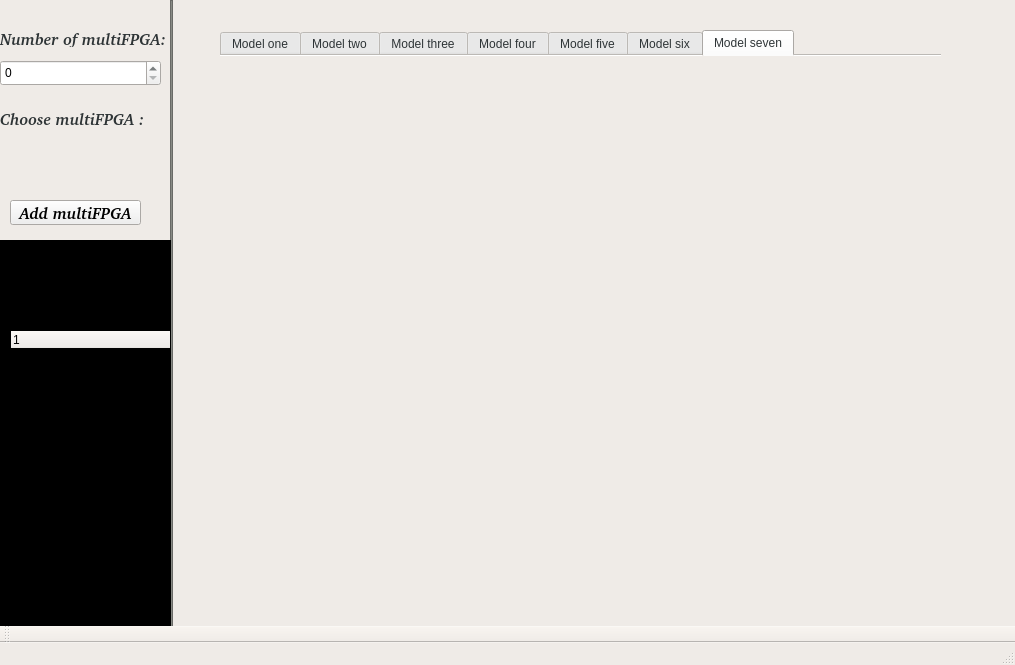
<?xml version="1.0" encoding="UTF-8"?>
<ui version="4.0">
 <class>MainWindow</class>
 <widget class="QMainWindow" name="MainWindow">
  <property name="geometry">
   <rect>
    <x>0</x>
    <y>0</y>
    <width>1015</width>
    <height>665</height>
   </rect>
  </property>
  <property name="palette">
   <palette>
    <active>
     <colorrole role="WindowText">
      <brush brushstyle="SolidPattern">
       <color alpha="255">
        <red>46</red>
        <green>52</green>
        <blue>54</blue>
       </color>
      </brush>
     </colorrole>
     <colorrole role="Base">
      <brush brushstyle="SolidPattern">
       <color alpha="255">
        <red>255</red>
        <green>255</green>
        <blue>255</blue>
       </color>
      </brush>
     </colorrole>
     <colorrole role="Window">
      <brush brushstyle="SolidPattern">
       <color alpha="255">
        <red>239</red>
        <green>235</green>
        <blue>231</blue>
       </color>
      </brush>
     </colorrole>
    </active>
    <inactive>
     <colorrole role="WindowText">
      <brush brushstyle="SolidPattern">
       <color alpha="255">
        <red>46</red>
        <green>52</green>
        <blue>54</blue>
       </color>
      </brush>
     </colorrole>
     <colorrole role="Base">
      <brush brushstyle="SolidPattern">
       <color alpha="255">
        <red>255</red>
        <green>255</green>
        <blue>255</blue>
       </color>
      </brush>
     </colorrole>
     <colorrole role="Window">
      <brush brushstyle="SolidPattern">
       <color alpha="255">
        <red>239</red>
        <green>235</green>
        <blue>231</blue>
       </color>
      </brush>
     </colorrole>
    </inactive>
    <disabled>
     <colorrole role="WindowText">
      <brush brushstyle="SolidPattern">
       <color alpha="255">
        <red>190</red>
        <green>190</green>
        <blue>190</blue>
       </color>
      </brush>
     </colorrole>
     <colorrole role="Base">
      <brush brushstyle="SolidPattern">
       <color alpha="255">
        <red>239</red>
        <green>235</green>
        <blue>231</blue>
       </color>
      </brush>
     </colorrole>
     <colorrole role="Window">
      <brush brushstyle="SolidPattern">
       <color alpha="255">
        <red>239</red>
        <green>235</green>
        <blue>231</blue>
       </color>
      </brush>
     </colorrole>
    </disabled>
   </palette>
  </property>
  <property name="windowTitle">
   <string>MainWindow</string>
  </property>
  <widget class="QWidget" name="centralWidget">
   <widget class="QTextEdit" name="textEdit">
    <property name="enabled">
     <bool>false</bool>
    </property>
    <property name="geometry">
     <rect>
      <x>170</x>
      <y>0</y>
      <width>3</width>
      <height>700</height>
     </rect>
    </property>
    <property name="palette">
     <palette>
      <active>
       <colorrole role="WindowText">
        <brush brushstyle="SolidPattern">
         <color alpha="255">
          <red>136</red>
          <green>138</green>
          <blue>133</blue>
         </color>
        </brush>
       </colorrole>
       <colorrole role="Text">
        <brush brushstyle="SolidPattern">
         <color alpha="255">
          <red>136</red>
          <green>138</green>
          <blue>133</blue>
         </color>
        </brush>
       </colorrole>
       <colorrole role="Base">
        <brush brushstyle="SolidPattern">
         <color alpha="255">
          <red>255</red>
          <green>255</green>
          <blue>255</blue>
         </color>
        </brush>
       </colorrole>
       <colorrole role="Window">
        <brush brushstyle="SolidPattern">
         <color alpha="255">
          <red>136</red>
          <green>138</green>
          <blue>133</blue>
         </color>
        </brush>
       </colorrole>
      </active>
      <inactive>
       <colorrole role="WindowText">
        <brush brushstyle="SolidPattern">
         <color alpha="255">
          <red>136</red>
          <green>138</green>
          <blue>133</blue>
         </color>
        </brush>
       </colorrole>
       <colorrole role="Text">
        <brush brushstyle="SolidPattern">
         <color alpha="255">
          <red>136</red>
          <green>138</green>
          <blue>133</blue>
         </color>
        </brush>
       </colorrole>
       <colorrole role="Base">
        <brush brushstyle="SolidPattern">
         <color alpha="255">
          <red>255</red>
          <green>255</green>
          <blue>255</blue>
         </color>
        </brush>
       </colorrole>
       <colorrole role="Window">
        <brush brushstyle="SolidPattern">
         <color alpha="255">
          <red>136</red>
          <green>138</green>
          <blue>133</blue>
         </color>
        </brush>
       </colorrole>
      </inactive>
      <disabled>
       <colorrole role="WindowText">
        <brush brushstyle="SolidPattern">
         <color alpha="255">
          <red>190</red>
          <green>190</green>
          <blue>190</blue>
         </color>
        </brush>
       </colorrole>
       <colorrole role="Text">
        <brush brushstyle="SolidPattern">
         <color alpha="255">
          <red>190</red>
          <green>190</green>
          <blue>190</blue>
         </color>
        </brush>
       </colorrole>
       <colorrole role="Base">
        <brush brushstyle="SolidPattern">
         <color alpha="255">
          <red>136</red>
          <green>138</green>
          <blue>133</blue>
         </color>
        </brush>
       </colorrole>
       <colorrole role="Window">
        <brush brushstyle="SolidPattern">
         <color alpha="255">
          <red>136</red>
          <green>138</green>
          <blue>133</blue>
         </color>
        </brush>
       </colorrole>
      </disabled>
     </palette>
    </property>
    <property name="tabStopWidth">
     <number>80</number>
    </property>
   </widget>
   <widget class="QLabel" name="label_2">
    <property name="geometry">
     <rect>
      <x>0</x>
      <y>110</y>
      <width>171</width>
      <height>17</height>
     </rect>
    </property>
    <property name="font">
     <font>
      <family>Bitstream Charter</family>
      <pointsize>12</pointsize>
      <weight>75</weight>
      <italic>true</italic>
      <bold>true</bold>
     </font>
    </property>
    <property name="text">
     <string>Choose multiFPGA :</string>
    </property>
   </widget>
   <widget class="QTextEdit" name="confgInfo">
    <property name="geometry">
     <rect>
      <x>0</x>
      <y>240</y>
      <width>171</width>
      <height>461</height>
     </rect>
    </property>
    <property name="palette">
     <palette>
      <active>
       <colorrole role="WindowText">
        <brush brushstyle="SolidPattern">
         <color alpha="255">
          <red>0</red>
          <green>0</green>
          <blue>0</blue>
         </color>
        </brush>
       </colorrole>
       <colorrole role="Mid">
        <brush brushstyle="SolidPattern">
         <color alpha="255">
          <red>239</red>
          <green>235</green>
          <blue>231</blue>
         </color>
        </brush>
       </colorrole>
       <colorrole role="Text">
        <brush brushstyle="SolidPattern">
         <color alpha="255">
          <red>138</red>
          <green>226</green>
          <blue>52</blue>
         </color>
        </brush>
       </colorrole>
       <colorrole role="Base">
        <brush brushstyle="SolidPattern">
         <color alpha="255">
          <red>0</red>
          <green>0</green>
          <blue>0</blue>
         </color>
        </brush>
       </colorrole>
       <colorrole role="Window">
        <brush brushstyle="SolidPattern">
         <color alpha="255">
          <red>0</red>
          <green>0</green>
          <blue>0</blue>
         </color>
        </brush>
       </colorrole>
      </active>
      <inactive>
       <colorrole role="WindowText">
        <brush brushstyle="SolidPattern">
         <color alpha="255">
          <red>0</red>
          <green>0</green>
          <blue>0</blue>
         </color>
        </brush>
       </colorrole>
       <colorrole role="Mid">
        <brush brushstyle="SolidPattern">
         <color alpha="255">
          <red>239</red>
          <green>235</green>
          <blue>231</blue>
         </color>
        </brush>
       </colorrole>
       <colorrole role="Text">
        <brush brushstyle="SolidPattern">
         <color alpha="255">
          <red>138</red>
          <green>226</green>
          <blue>52</blue>
         </color>
        </brush>
       </colorrole>
       <colorrole role="Base">
        <brush brushstyle="SolidPattern">
         <color alpha="255">
          <red>0</red>
          <green>0</green>
          <blue>0</blue>
         </color>
        </brush>
       </colorrole>
       <colorrole role="Window">
        <brush brushstyle="SolidPattern">
         <color alpha="255">
          <red>0</red>
          <green>0</green>
          <blue>0</blue>
         </color>
        </brush>
       </colorrole>
      </inactive>
      <disabled>
       <colorrole role="WindowText">
        <brush brushstyle="SolidPattern">
         <color alpha="255">
          <red>190</red>
          <green>190</green>
          <blue>190</blue>
         </color>
        </brush>
       </colorrole>
       <colorrole role="Mid">
        <brush brushstyle="SolidPattern">
         <color alpha="255">
          <red>239</red>
          <green>235</green>
          <blue>231</blue>
         </color>
        </brush>
       </colorrole>
       <colorrole role="Text">
        <brush brushstyle="SolidPattern">
         <color alpha="255">
          <red>190</red>
          <green>190</green>
          <blue>190</blue>
         </color>
        </brush>
       </colorrole>
       <colorrole role="Base">
        <brush brushstyle="SolidPattern">
         <color alpha="255">
          <red>0</red>
          <green>0</green>
          <blue>0</blue>
         </color>
        </brush>
       </colorrole>
       <colorrole role="Window">
        <brush brushstyle="SolidPattern">
         <color alpha="255">
          <red>0</red>
          <green>0</green>
          <blue>0</blue>
         </color>
        </brush>
       </colorrole>
      </disabled>
     </palette>
    </property>
    <property name="font">
     <font>
      <family>Abyssinica SIL</family>
      <pointsize>11</pointsize>
      <weight>50</weight>
      <italic>true</italic>
      <bold>false</bold>
     </font>
    </property>
    <property name="documentTitle">
     <string>Your configuration</string>
    </property>
    <property name="readOnly">
     <bool>true</bool>
    </property>
    <property name="html">
     <string>&lt;!DOCTYPE HTML PUBLIC &quot;-//W3C//DTD HTML 4.0//EN&quot; &quot;http://www.w3.org/TR/REC-html40/strict.dtd&quot;&gt;
&lt;html&gt;&lt;head&gt;&lt;meta name=&quot;qrichtext&quot; content=&quot;1&quot; /&gt;&lt;title&gt;Your configuration&lt;/title&gt;&lt;style type=&quot;text/css&quot;&gt;
p, li { white-space: pre-wrap; }
&lt;/style&gt;&lt;/head&gt;&lt;body style=&quot; font-family:'Abyssinica SIL'; font-size:11pt; font-weight:400; font-style:italic;&quot;&gt;
&lt;p style=&quot;-qt-paragraph-type:empty; margin-top:0px; margin-bottom:0px; margin-left:0px; margin-right:0px; -qt-block-indent:0; text-indent:0px; font-family:'Noto Sans'; font-size:9pt; font-style:normal;&quot;&gt;&lt;br /&gt;&lt;/p&gt;&lt;/body&gt;&lt;/html&gt;</string>
    </property>
    <property name="textInteractionFlags">
     <set>Qt::TextSelectableByMouse</set>
    </property>
    <property name="placeholderText">
     <string/>
    </property>
   </widget>
   <widget class="QLabel" name="background">
    <property name="geometry">
     <rect>
      <x>220</x>
      <y>40</y>
      <width>850</width>
      <height>700</height>
     </rect>
    </property>
    <property name="text">
     <string/>
    </property>
    <property name="pixmap">
     <pixmap>../build-pcd_project1-Desktop_Qt_5_8_0_GCC_64bit-Debug/background.jpg</pixmap>
    </property>
   </widget>
   <widget class="QSpinBox" name="nbMultiFPGA">
    <property name="geometry">
     <rect>
      <x>0</x>
      <y>60</y>
      <width>161</width>
      <height>26</height>
     </rect>
    </property>
    <property name="maximum">
     <number>7</number>
    </property>
   </widget>
   <widget class="QLabel" name="label">
    <property name="geometry">
     <rect>
      <x>0</x>
      <y>30</y>
      <width>171</width>
      <height>17</height>
     </rect>
    </property>
    <property name="font">
     <font>
      <family>Bitstream Charter</family>
      <pointsize>12</pointsize>
      <weight>75</weight>
      <italic>true</italic>
      <bold>true</bold>
     </font>
    </property>
    <property name="text">
     <string>Number of multiFPGA:</string>
    </property>
   </widget>
   <widget class="QTreeWidget" name="treeW_Info">
    <property name="geometry">
     <rect>
      <x>10</x>
      <y>330</y>
      <width>161</width>
      <height>400</height>
     </rect>
    </property>
    <property name="palette">
     <palette>
      <active>
       <colorrole role="WindowText">
        <brush brushstyle="SolidPattern">
         <color alpha="255">
          <red>138</red>
          <green>226</green>
          <blue>52</blue>
         </color>
        </brush>
       </colorrole>
       <colorrole role="Button">
        <brush brushstyle="SolidPattern">
         <color alpha="255">
          <red>239</red>
          <green>235</green>
          <blue>231</blue>
         </color>
        </brush>
       </colorrole>
       <colorrole role="Text">
        <brush brushstyle="SolidPattern">
         <color alpha="255">
          <red>138</red>
          <green>226</green>
          <blue>52</blue>
         </color>
        </brush>
       </colorrole>
       <colorrole role="Base">
        <brush brushstyle="SolidPattern">
         <color alpha="255">
          <red>0</red>
          <green>0</green>
          <blue>0</blue>
         </color>
        </brush>
       </colorrole>
       <colorrole role="Window">
        <brush brushstyle="SolidPattern">
         <color alpha="255">
          <red>0</red>
          <green>0</green>
          <blue>0</blue>
         </color>
        </brush>
       </colorrole>
       <colorrole role="AlternateBase">
        <brush brushstyle="SolidPattern">
         <color alpha="255">
          <red>0</red>
          <green>0</green>
          <blue>0</blue>
         </color>
        </brush>
       </colorrole>
      </active>
      <inactive>
       <colorrole role="WindowText">
        <brush brushstyle="SolidPattern">
         <color alpha="255">
          <red>138</red>
          <green>226</green>
          <blue>52</blue>
         </color>
        </brush>
       </colorrole>
       <colorrole role="Button">
        <brush brushstyle="SolidPattern">
         <color alpha="255">
          <red>239</red>
          <green>235</green>
          <blue>231</blue>
         </color>
        </brush>
       </colorrole>
       <colorrole role="Text">
        <brush brushstyle="SolidPattern">
         <color alpha="255">
          <red>138</red>
          <green>226</green>
          <blue>52</blue>
         </color>
        </brush>
       </colorrole>
       <colorrole role="Base">
        <brush brushstyle="SolidPattern">
         <color alpha="255">
          <red>0</red>
          <green>0</green>
          <blue>0</blue>
         </color>
        </brush>
       </colorrole>
       <colorrole role="Window">
        <brush brushstyle="SolidPattern">
         <color alpha="255">
          <red>0</red>
          <green>0</green>
          <blue>0</blue>
         </color>
        </brush>
       </colorrole>
       <colorrole role="AlternateBase">
        <brush brushstyle="SolidPattern">
         <color alpha="255">
          <red>0</red>
          <green>0</green>
          <blue>0</blue>
         </color>
        </brush>
       </colorrole>
      </inactive>
      <disabled>
       <colorrole role="WindowText">
        <brush brushstyle="SolidPattern">
         <color alpha="255">
          <red>190</red>
          <green>190</green>
          <blue>190</blue>
         </color>
        </brush>
       </colorrole>
       <colorrole role="Button">
        <brush brushstyle="SolidPattern">
         <color alpha="255">
          <red>239</red>
          <green>235</green>
          <blue>231</blue>
         </color>
        </brush>
       </colorrole>
       <colorrole role="Text">
        <brush brushstyle="SolidPattern">
         <color alpha="255">
          <red>190</red>
          <green>190</green>
          <blue>190</blue>
         </color>
        </brush>
       </colorrole>
       <colorrole role="Base">
        <brush brushstyle="SolidPattern">
         <color alpha="255">
          <red>0</red>
          <green>0</green>
          <blue>0</blue>
         </color>
        </brush>
       </colorrole>
       <colorrole role="Window">
        <brush brushstyle="SolidPattern">
         <color alpha="255">
          <red>0</red>
          <green>0</green>
          <blue>0</blue>
         </color>
        </brush>
       </colorrole>
       <colorrole role="AlternateBase">
        <brush brushstyle="SolidPattern">
         <color alpha="255">
          <red>0</red>
          <green>0</green>
          <blue>0</blue>
         </color>
        </brush>
       </colorrole>
      </disabled>
     </palette>
    </property>
    <column>
     <property name="text">
      <string notr="true">1</string>
     </property>
    </column>
   </widget>
   <widget class="QTabWidget" name="tabWidget">
    <property name="geometry">
     <rect>
      <x>220</x>
      <y>30</y>
      <width>721</width>
      <height>541</height>
     </rect>
    </property>
    <property name="focusPolicy">
     <enum>Qt::TabFocus</enum>
    </property>
    <property name="autoFillBackground">
     <bool>false</bool>
    </property>
    <property name="tabPosition">
     <enum>QTabWidget::North</enum>
    </property>
    <property name="tabShape">
     <enum>QTabWidget::Rounded</enum>
    </property>
    <property name="currentIndex">
     <number>6</number>
    </property>
    <property name="documentMode">
     <bool>true</bool>
    </property>
    <property name="tabsClosable">
     <bool>false</bool>
    </property>
    <property name="movable">
     <bool>true</bool>
    </property>
    <widget class="QWidget" name="tab_1">
     <attribute name="title">
      <string>Model one</string>
     </attribute>
    </widget>
    <widget class="QWidget" name="tab_2">
     <attribute name="title">
      <string>Model two</string>
     </attribute>
    </widget>
    <widget class="QWidget" name="tab_3">
     <attribute name="title">
      <string>Model three</string>
     </attribute>
    </widget>
    <widget class="QWidget" name="tab_4">
     <attribute name="title">
      <string>Model four</string>
     </attribute>
    </widget>
    <widget class="QWidget" name="tab_5">
     <attribute name="title">
      <string>Model five</string>
     </attribute>
    </widget>
    <widget class="QWidget" name="tab_6">
     <attribute name="title">
      <string>Model six</string>
     </attribute>
    </widget>
    <widget class="QWidget" name="tab_7">
     <attribute name="title">
      <string>Model seven</string>
     </attribute>
    </widget>
   </widget>
   <widget class="QPushButton" name="addMultiFPGA">
    <property name="geometry">
     <rect>
      <x>10</x>
      <y>200</y>
      <width>131</width>
      <height>25</height>
     </rect>
    </property>
    <property name="font">
     <font>
      <family>Bitstream Charter</family>
      <pointsize>12</pointsize>
      <weight>75</weight>
      <italic>true</italic>
      <bold>true</bold>
     </font>
    </property>
    <property name="text">
     <string>Add multiFPGA</string>
    </property>
   </widget>
   <widget class="QLabel" name="frameLbl">
    <property name="geometry">
     <rect>
      <x>10</x>
      <y>250</y>
      <width>150</width>
      <height>150</height>
     </rect>
    </property>
    <property name="text">
     <string/>
    </property>
    <property name="pixmap">
     <pixmap>images/frame3.jpg</pixmap>
    </property>
   </widget>
  </widget>
  <widget class="QMenuBar" name="menuBar">
   <property name="geometry">
    <rect>
     <x>0</x>
     <y>0</y>
     <width>1015</width>
     <height>22</height>
    </rect>
   </property>
  </widget>
  <widget class="QToolBar" name="mainToolBar">
   <attribute name="toolBarArea">
    <enum>BottomToolBarArea</enum>
   </attribute>
   <attribute name="toolBarBreak">
    <bool>false</bool>
   </attribute>
  </widget>
  <widget class="QStatusBar" name="statusBar"/>
 </widget>
 <layoutdefault spacing="6" margin="11"/>
 <resources/>
 <connections/>
</ui>
